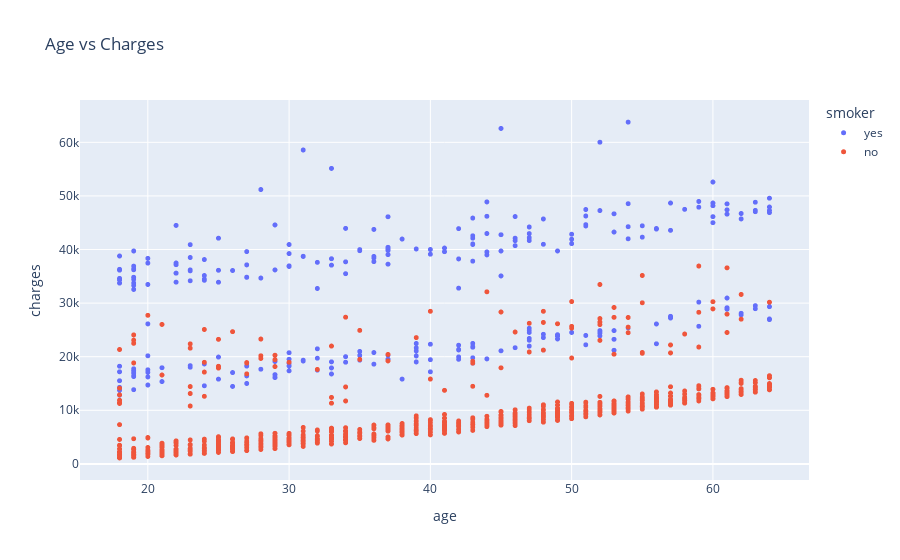

The notebook cell this image was saved under:
### Code cell
fig = px.scatter(medical_df,
                    x='age',
                    y='charges',
                    color="smoker",
                    hover_data=['sex','children'],
                    title="Age vs Charges")
fig.update_traces(marker_size=5)
fig.write_image("age_vs_charges.png")
fig.show()

### Figure 1 — Plotly figure (JSON) as saved in the notebook; plotly's stock layout.template omitted (floating-point values rounded to 4 significant figures; data arrays with more than 128 entries replaced by an {"elided": "..."} marker saying what was removed)
{"data": [{"customdata": {"elided": "274x2 mixed values"}, "hovertemplate": "smoker=yes<br>age=%{x}<br>charges=%{y}<br>sex=%{customdata[0]}<br>children=%{customdata[1]}<extra></extra>", "legendgroup": "yes", "marker": {"color": "#636efa", "size": 5, "symbol": "circle"}, "mode": "markers", "name": "yes", "showlegend": true, "type": "scattergl", "x": {"elided": "274 int values"}, "xaxis": "x", "y": {"elided": "274 float values"}, "yaxis": "y"}, {"customdata": {"elided": "1064x2 mixed values"}, "hovertemplate": "smoker=no<br>age=%{x}<br>charges=%{y}<br>sex=%{customdata[0]}<br>children=%{customdata[1]}<extra></extra>", "legendgroup": "no", "marker": {"color": "#EF553B", "size": 5, "symbol": "circle"}, "mode": "markers", "name": "no", "showlegend": true, "type": "scattergl", "x": {"elided": "1064 int values"}, "xaxis": "x", "y": {"elided": "1064 float values"}, "yaxis": "y"}], "layout": {"legend": {"title": {"text": "smoker"}, "tracegroupgap": 0}, "title": {"text": "Age vs Charges"}, "xaxis": {"anchor": "y", "domain": [0, 1], "title": {"text": "age"}}, "yaxis": {"anchor": "x", "domain": [0, 1], "title": {"text": "charges"}}}}
